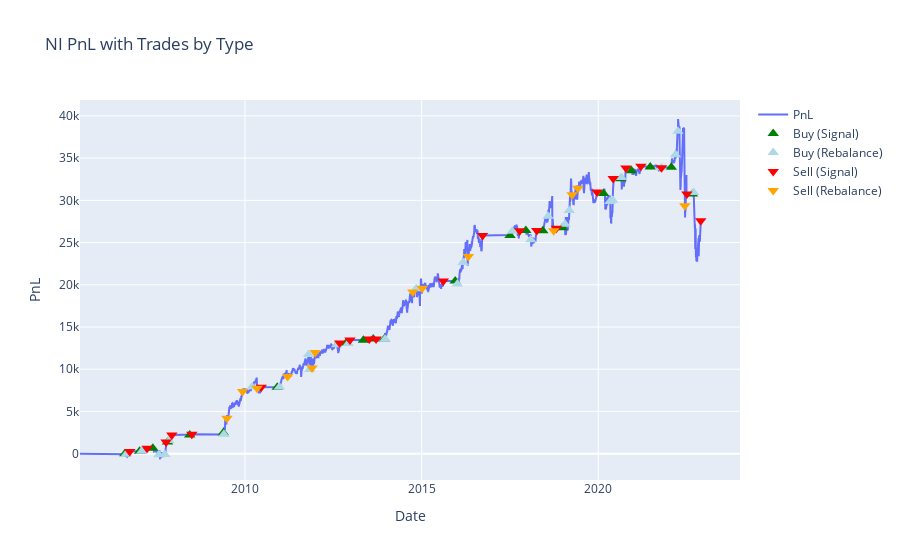
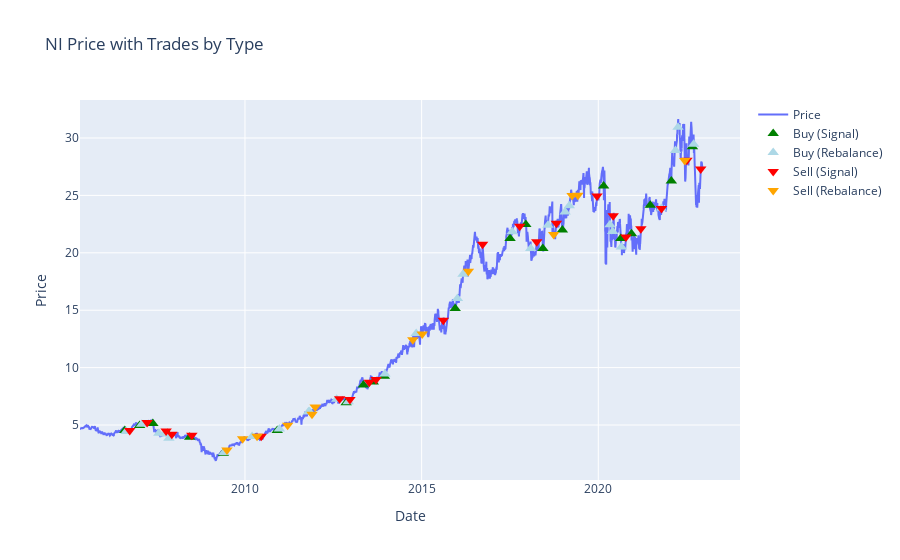
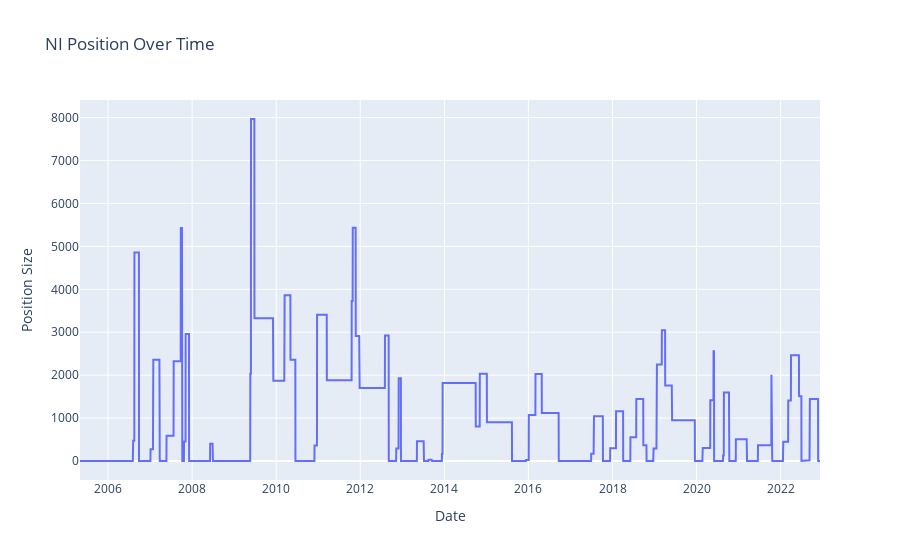
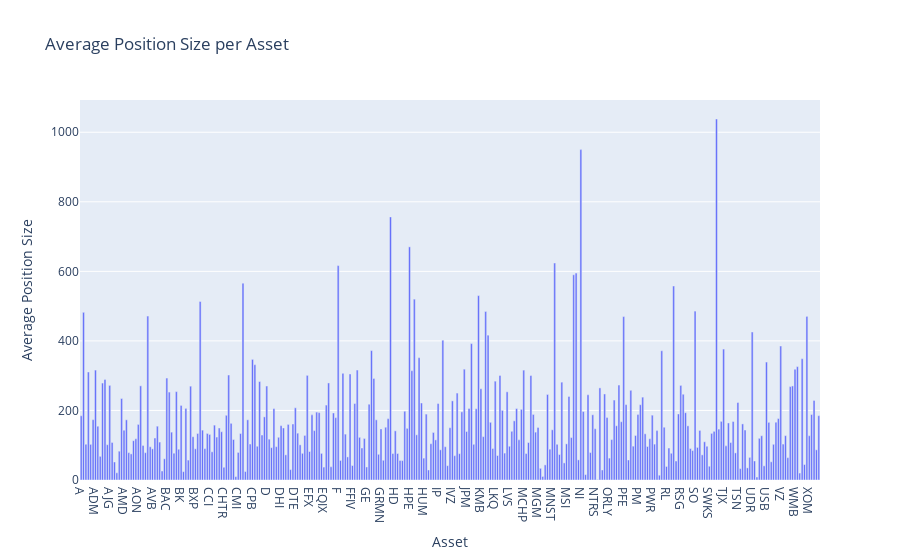

The notebook cell saved with these charts, in order:
### Code cell
analysis_hybrid1.plot_asset_pnl_with_trades('NI')
analysis_hybrid1.plot_asset_trades('NI')
analysis_hybrid1.plot_asset_position('NI')
analysis_hybrid1.plot_average_position_size()

### Figure 1 — Plotly figure (JSON) as saved in the notebook; plotly's stock layout.template omitted (floating-point values rounded to 4 significant figures; data arrays with more than 128 entries replaced by an {"elided": "..."} marker saying what was removed)
{"data": [{"mode": "lines", "name": "PnL", "type": "scatter", "x": {"elided": "4435 str values"}, "y": {"elided": "4435 float values"}}, {"marker": {"color": "green", "size": 10, "symbol": "triangle-up"}, "mode": "markers", "name": "Buy (Signal)", "type": "scatter", "x": ["2006-08-08T00:00:00", "2007-01-08T00:00:00", "2007-05-25T00:00:00", "2007-10-24T00:00:00", "2008-06-09T00:00:00", "2009-05-22T00:00:00", "2010-12-01T00:00:00", "2012-11-12T00:00:00", "2013-05-09T00:00:00", "2013-08-19T00:00:00", "2013-12-12T00:00:00", "2015-12-14T00:00:00", "2017-07-03T00:00:00", "2017-12-13T00:00:00", "2018-06-07T00:00:00", "2018-12-26T00:00:00", "2020-02-25T00:00:00", "2020-08-20T00:00:00", "2020-12-09T00:00:00", "2021-06-21T00:00:00", "2022-01-25T00:00:00", "2022-08-31T00:00:00"], "y": [-5.968, 271.7, 635.0, 1390.0, 2222.0, 2463.0, 7865.0, 13090.0, 13440.0, 13570.0, 13570.0, 20460.0, 25830.0, 26420.0, 26400.0, 26770.0, 30820.0, 32550.0, 33520.0, 33950.0, 33930.0, 30750.0]}, {"marker": {"color": "lightblue", "size": 10, "symbol": "triangle-up"}, "mode": "markers", "name": "Buy (Rebalance)", "type": "scatter", "x": ["2006-08-21T00:00:00", "2007-01-30T00:00:00", "2007-07-26T00:00:00", "2007-09-26T00:00:00", "2007-11-07T00:00:00", "2009-05-28T00:00:00", "2010-03-16T00:00:00", "2010-12-23T00:00:00", "2011-10-20T00:00:00", "2011-10-31T00:00:00", "2012-08-06T00:00:00", "2012-12-03T00:00:00", "2013-12-18T00:00:00", "2014-11-06T00:00:00", "2016-01-06T00:00:00", "2016-03-04T00:00:00", "2017-07-25T00:00:00", "2018-02-02T00:00:00", "2018-07-30T00:00:00", "2019-01-23T00:00:00", "2019-03-07T00:00:00", "2020-05-01T00:00:00", "2020-05-29T00:00:00", "2020-08-27T00:00:00", "2021-10-14T00:00:00", "2022-03-09T00:00:00", "2022-04-04T00:00:00", "2022-09-13T00:00:00"], "y": [-65.44, 277.5, -130.4, -95.09, 1557.0, 2310.0, 7921.0, 7903.0, 11740.0, 9973.0, 12900.0, 13030.0, 13540.0, 19530.0, 20090.0, 22650.0, 26350.0, 25330.0, 28120.0, 27160.0, 28800.0, 29870.0, 30010.0, 32720.0, 33860.0, 35400.0, 38200.0, 30920.0]}, {"marker": {"color": "red", "size": 10, "symbol": "triangle-down"}, "mode": "markers", "name": "Sell (Signal)", "type": "scatter", "x": ["2006-09-28T00:00:00", "2007-03-27T00:00:00", "2007-10-09T00:00:00", "2007-12-07T00:00:00", "2008-07-01T00:00:00", "2010-06-18T00:00:00", "2012-09-06T00:00:00", "2012-12-21T00:00:00", "2013-07-09T00:00:00", "2013-09-17T00:00:00", "2015-08-13T00:00:00", "2016-09-22T00:00:00", "2017-10-11T00:00:00", "2018-04-05T00:00:00", "2018-10-25T00:00:00", "2019-12-19T00:00:00", "2020-06-03T00:00:00", "2020-10-13T00:00:00", "2021-03-16T00:00:00", "2021-10-15T00:00:00", "2022-07-05T00:00:00", "2022-11-25T00:00:00"], "y": [268.3, 632.7, 1368.0, 2215.0, 2284.0, 7862.0, 13100.0, 13460.0, 13570.0, 13580.0, 20460.0, 25830.0, 26410.0, 26420.0, 26700.0, 31000.0, 32580.0, 33820.0, 34040.0, 33860.0, 30750.0, 27580.0]}, {"marker": {"color": "orange", "size": 10, "symbol": "triangle-down"}, "mode": "markers", "name": "Sell (Rebalance)", "type": "scatter", "x": ["2009-06-29T00:00:00", "2009-12-08T00:00:00", "2010-05-06T00:00:00", "2011-03-18T00:00:00", "2011-11-25T00:00:00", "2011-12-28T00:00:00", "2014-10-02T00:00:00", "2015-01-07T00:00:00", "2016-04-28T00:00:00", "2018-09-27T00:00:00", "2019-04-05T00:00:00", "2019-06-04T00:00:00", "2022-06-13T00:00:00"], "y": [4178.0, 7374.0, 7757.0, 9151.0, 10140.0, 11980.0, 19150.0, 19600.0, 23360.0, 26390.0, 30660.0, 31440.0, 29360.0]}], "layout": {"title": {"text": "NI PnL with Trades by Type"}, "xaxis": {"title": {"text": "Date"}}, "yaxis": {"title": {"text": "PnL"}}}}

### Figure 2 — Plotly figure (JSON) as saved in the notebook; plotly's stock layout.template omitted (floating-point values rounded to 4 significant figures; data arrays with more than 128 entries replaced by an {"elided": "..."} marker saying what was removed)
{"data": [{"mode": "lines", "name": "Price", "type": "scatter", "x": {"elided": "4436 str values"}, "y": {"elided": "4436 float values"}}, {"marker": {"color": "green", "size": 10, "symbol": "triangle-up"}, "mode": "markers", "name": "Buy (Signal)", "type": "scatter", "x": ["2006-08-08T00:00:00", "2007-01-08T00:00:00", "2007-05-25T00:00:00", "2007-10-24T00:00:00", "2008-06-09T00:00:00", "2009-05-22T00:00:00", "2010-12-01T00:00:00", "2012-11-12T00:00:00", "2013-05-09T00:00:00", "2013-08-19T00:00:00", "2013-12-12T00:00:00", "2015-12-14T00:00:00", "2017-07-03T00:00:00", "2017-12-13T00:00:00", "2018-06-07T00:00:00", "2018-12-26T00:00:00", "2020-02-25T00:00:00", "2020-08-20T00:00:00", "2020-12-09T00:00:00", "2021-06-21T00:00:00", "2022-01-25T00:00:00", "2022-08-31T00:00:00"], "y": [4.519, 4.96, 5.136, 4.263, 3.93, 2.54, 4.527, 6.944, 8.48, 8.743, 9.251, 15.14, 21.25, 22.48, 20.37, 21.99, 25.82, 21.24, 21.65, 24.13, 26.25, 29.24]}, {"marker": {"color": "lightblue", "size": 10, "symbol": "triangle-up"}, "mode": "markers", "name": "Buy (Rebalance)", "type": "scatter", "x": ["2006-08-21T00:00:00", "2007-01-30T00:00:00", "2007-07-26T00:00:00", "2007-09-26T00:00:00", "2007-11-07T00:00:00", "2009-05-28T00:00:00", "2010-03-16T00:00:00", "2010-12-23T00:00:00", "2011-10-20T00:00:00", "2011-10-31T00:00:00", "2012-08-06T00:00:00", "2012-12-03T00:00:00", "2013-12-18T00:00:00", "2014-11-06T00:00:00", "2016-01-06T00:00:00", "2016-03-04T00:00:00", "2017-07-25T00:00:00", "2018-02-02T00:00:00", "2018-07-30T00:00:00", "2019-01-23T00:00:00", "2019-03-07T00:00:00", "2020-05-01T00:00:00", "2020-05-29T00:00:00", "2020-08-27T00:00:00", "2021-10-14T00:00:00", "2022-03-09T00:00:00", "2022-04-04T00:00:00", "2022-09-13T00:00:00"], "y": [4.446, 5.072, 4.292, 4.222, 3.849, 2.605, 4.001, 4.663, 6.166, 6.147, 7.248, 7.036, 9.439, 12.97, 16.03, 18.14, 21.83, 20.38, 22.4, 23.55, 24.11, 22.44, 21.85, 20.51, 23.87, 28.91, 30.93, 29.45]}, {"marker": {"color": "red", "size": 10, "symbol": "triangle-down"}, "mode": "markers", "name": "Sell (Signal)", "type": "scatter", "x": ["2006-09-28T00:00:00", "2007-03-27T00:00:00", "2007-10-09T00:00:00", "2007-12-07T00:00:00", "2008-07-01T00:00:00", "2010-06-18T00:00:00", "2012-09-06T00:00:00", "2012-12-21T00:00:00", "2013-07-09T00:00:00", "2013-09-17T00:00:00", "2015-08-13T00:00:00", "2016-09-22T00:00:00", "2017-10-11T00:00:00", "2018-04-05T00:00:00", "2018-10-25T00:00:00", "2019-12-19T00:00:00", "2020-06-03T00:00:00", "2020-10-13T00:00:00", "2021-03-16T00:00:00", "2021-10-15T00:00:00", "2022-07-05T00:00:00", "2022-11-25T00:00:00"], "y": [4.513, 5.219, 4.483, 4.203, 4.106, 4.022, 7.285, 7.218, 8.733, 8.963, 14.13, 20.74, 22.32, 20.95, 22.58, 24.94, 23.22, 21.37, 22.1, 23.85, 28.06, 27.29]}, {"marker": {"color": "orange", "size": 10, "symbol": "triangle-down"}, "mode": "markers", "name": "Sell (Rebalance)", "type": "scatter", "x": ["2009-06-29T00:00:00", "2009-12-08T00:00:00", "2010-05-06T00:00:00", "2011-03-18T00:00:00", "2011-11-25T00:00:00", "2011-12-28T00:00:00", "2014-10-02T00:00:00", "2015-01-07T00:00:00", "2016-04-28T00:00:00", "2018-09-27T00:00:00", "2019-04-05T00:00:00", "2019-06-04T00:00:00", "2022-06-13T00:00:00"], "y": [2.828, 3.798, 4.032, 4.987, 5.941, 6.578, 12.44, 12.94, 18.39, 21.58, 24.99, 25.01, 28.05]}], "layout": {"title": {"text": "NI Price with Trades by Type"}, "xaxis": {"title": {"text": "Date"}}, "yaxis": {"title": {"text": "Price"}}}}

### Figure 3 — Plotly figure (JSON) as saved in the notebook; plotly's stock layout.template omitted (floating-point values rounded to 4 significant figures; data arrays with more than 128 entries replaced by an {"elided": "..."} marker saying what was removed)
{"data": [{"mode": "lines", "name": "Position", "type": "scatter", "x": {"elided": "4435 str values"}, "y": {"elided": "4435 int values"}}], "layout": {"title": {"text": "NI Position Over Time"}, "xaxis": {"title": {"text": "Date"}}, "yaxis": {"title": {"text": "Position Size"}}}}

### Figure 4 — Plotly figure (JSON) as saved in the notebook; plotly's stock layout.template omitted (floating-point values rounded to 4 significant figures; data arrays with more than 128 entries replaced by an {"elided": "..."} marker saying what was removed)
{"data": [{"type": "bar", "x": {"elided": "311 str values"}, "y": {"elided": "311 float values"}}], "layout": {"title": {"text": "Average Position Size per Asset"}, "xaxis": {"title": {"text": "Asset"}}, "yaxis": {"title": {"text": "Average Position Size"}}}}
